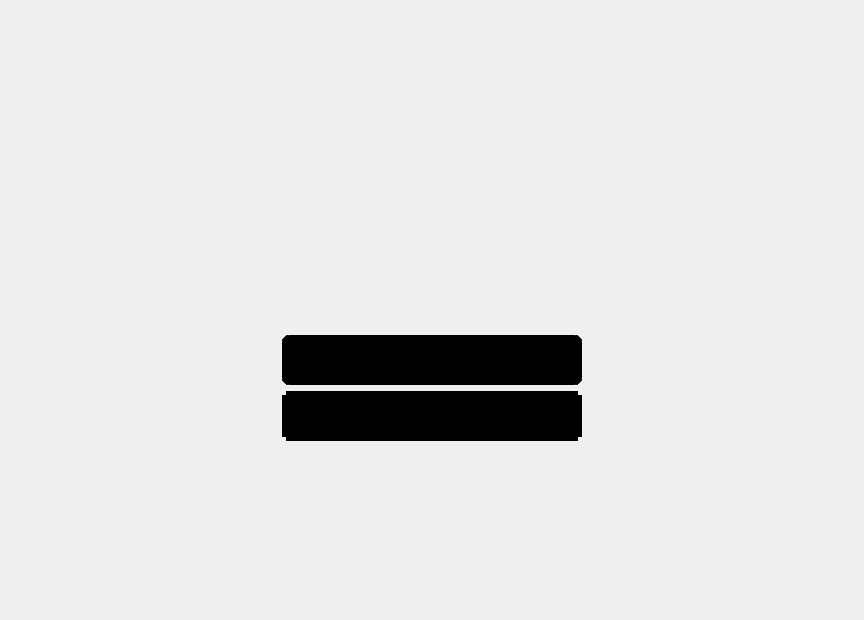
<?xml version="1.0" encoding="UTF-8"?>
<ui version="4.0">
 <class>StartScreen</class>
 <widget class="QWidget" name="StartScreen">
  <property name="geometry">
   <rect>
    <x>0</x>
    <y>0</y>
    <width>864</width>
    <height>620</height>
   </rect>
  </property>
  <property name="windowTitle">
   <string>Form</string>
  </property>
  <layout class="QGridLayout" name="gridLayout_2">
   <item row="0" column="0">
    <layout class="QGridLayout" name="gridLayout">
     <item row="1" column="1" alignment="Qt::AlignHCenter">
      <widget class="QPushButton" name="newLessonButton">
       <property name="minimumSize">
        <size>
         <width>300</width>
         <height>50</height>
        </size>
       </property>
       <property name="maximumSize">
        <size>
         <width>300</width>
         <height>50</height>
        </size>
       </property>
       <property name="font">
        <font>
         <pointsize>21</pointsize>
        </font>
       </property>
       <property name="styleSheet">
        <string notr="true">QPushButton:enabled {
	border-image: url(:/images/newLesson.png);
	background: black;
	border: 8px solid black;
	border-radius: 8px;
}
QPushButton:hover {
	background: purple;
	border: 4px solid purple;
	border-radius: 4px;
}
QPushButton:pressed {
	background: green;
	border: 4px solid green;
	border-radius: 4px;
}</string>
       </property>
       <property name="text">
        <string/>
       </property>
      </widget>
     </item>
     <item row="2" column="1" alignment="Qt::AlignHCenter">
      <widget class="QPushButton" name="continueButton">
       <property name="minimumSize">
        <size>
         <width>300</width>
         <height>50</height>
        </size>
       </property>
       <property name="maximumSize">
        <size>
         <width>300</width>
         <height>50</height>
        </size>
       </property>
       <property name="font">
        <font>
         <pointsize>21</pointsize>
        </font>
       </property>
       <property name="styleSheet">
        <string notr="true">QPushButton:enabled {
	border-image: url(:/images/continue.png);
	background: black;
	border: 8px solid black;
	border-radius: 4px;
}
QPushButton:hover {
	background: purple;
	border: 4px solid purple;
	border-radius: 4px;
}
QPushButton:pressed {
	background: green;
	border: 4px solid green;
	border-radius: 4px;
}</string>
       </property>
       <property name="text">
        <string/>
       </property>
      </widget>
     </item>
     <item row="0" column="1" alignment="Qt::AlignHCenter">
      <widget class="QLabel" name="startScreenLabel">
       <property name="minimumSize">
        <size>
         <width>400</width>
         <height>150</height>
        </size>
       </property>
       <property name="maximumSize">
        <size>
         <width>400</width>
         <height>150</height>
        </size>
       </property>
       <property name="font">
        <font>
         <pointsize>30</pointsize>
        </font>
       </property>
       <property name="styleSheet">
        <string notr="true">border-image: url(:/images/minesweeperEduLogo.png);</string>
       </property>
       <property name="text">
        <string/>
       </property>
       <property name="alignment">
        <set>Qt::AlignCenter</set>
       </property>
      </widget>
     </item>
     <item row="1" column="0">
      <spacer name="horizontalSpacer">
       <property name="orientation">
        <enum>Qt::Horizontal</enum>
       </property>
       <property name="sizeHint" stdset="0">
        <size>
         <width>40</width>
         <height>20</height>
        </size>
       </property>
      </spacer>
     </item>
     <item row="1" column="2">
      <spacer name="horizontalSpacer_2">
       <property name="orientation">
        <enum>Qt::Horizontal</enum>
       </property>
       <property name="sizeHint" stdset="0">
        <size>
         <width>40</width>
         <height>20</height>
        </size>
       </property>
      </spacer>
     </item>
    </layout>
   </item>
  </layout>
 </widget>
 <resources/>
 <connections/>
</ui>
